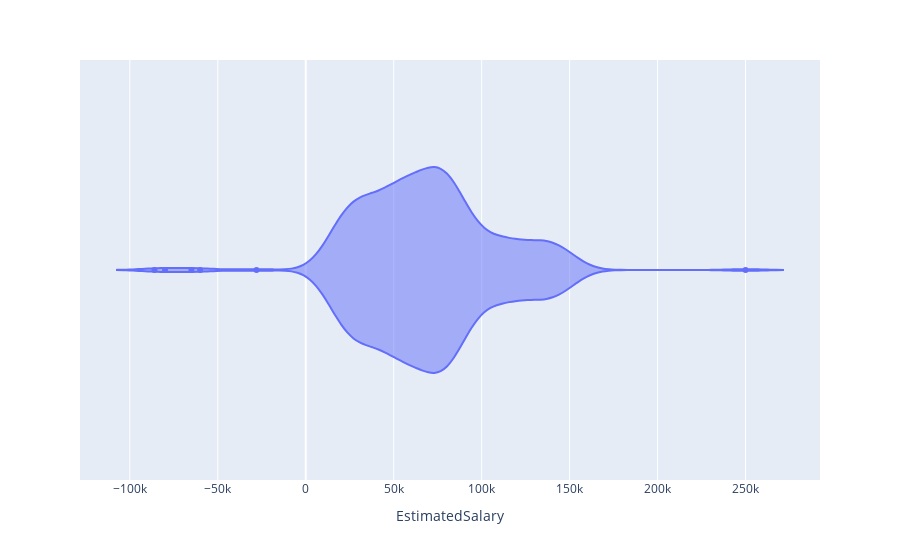

Notebook source saved alongside this figure:
### Code cell
#ploting method 3: Violin plot
px.violin(data_frame = df, x = 'EstimatedSalary')

### Figure 1 — Plotly figure (JSON) as saved in the notebook; plotly's stock layout.template omitted (floating-point values rounded to 4 significant figures; data arrays with more than 128 entries replaced by an {"elided": "..."} marker saying what was removed)
{"data": [{"alignmentgroup": "True", "box": {"visible": false}, "hovertemplate": "EstimatedSalary=%{x}<extra></extra>", "legendgroup": "", "marker": {"color": "#636efa"}, "name": "", "offsetgroup": "", "orientation": "h", "scalegroup": "True", "showlegend": false, "type": "violin", "x": {"elided": "402 int values"}, "x0": " ", "xaxis": "x", "y0": " ", "yaxis": "y"}], "layout": {"legend": {"tracegroupgap": 0}, "margin": {"t": 60}, "violinmode": "group", "xaxis": {"anchor": "y", "domain": [0, 1], "title": {"text": "EstimatedSalary"}}, "yaxis": {"anchor": "x", "domain": [0, 1]}}}
